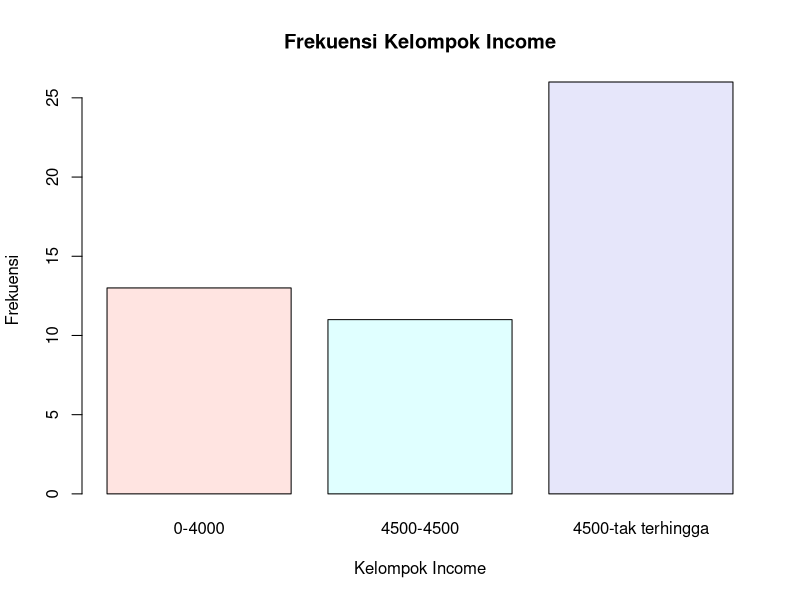

This chart was generated by the following R code:
## ---- chunk 1
knitr::opts_chunk$set(echo = TRUE)
## ---- chunk 2
# Memanggil objek state.x77
state.x77

## ---- chunk 3
state.x77 <- data.frame(state.x77)
str(state.x77) 
# Kode di atas mengubah objek state.x77 menjadi data.frame dan kemudian menampilkan struktur data.frame tersebut dengan method string.
## ---- chunk 4
attach(state.x77)
Income
quantile(Income)
quantile(Income, c(0.5, 0.25, 0.50))
## ---- chunk 5
# baris pertama
cor(state.x77)[,2:5]
# baris kedua
cor(state.x77[,2:5])
## ---- chunk 6
grupIncome <- cut( Income, breaks=c(0,1000,3500,6500), include.lowest=T, dig.lab=10)
grupIncome
## ---- chunk 7
grupIncome2 <- cut( Income, breaks=c(0,4000,4500, Inf), include.lowest=T, dig.lab=10)
grupIncome2
## ---- chunk 8
# bikin label terlebih dahulu dari data diatas
labelGrupIncome2 <- cut( Income, breaks=c(0,4000,4500, Inf), 
                         labels = c("0-4000", "4500-4500", "4500-tak terhingga"), 
                         include.lowest=T, dig.lab=10)

# Membuat barplot
barplot(table(labelGrupIncome2), 
        col=c("mistyrose", "lightcyan", "lavender"), 
        main="Frekuensi Kelompok Income", xlab="Kelompok Income", ylab="Frekuensi")

